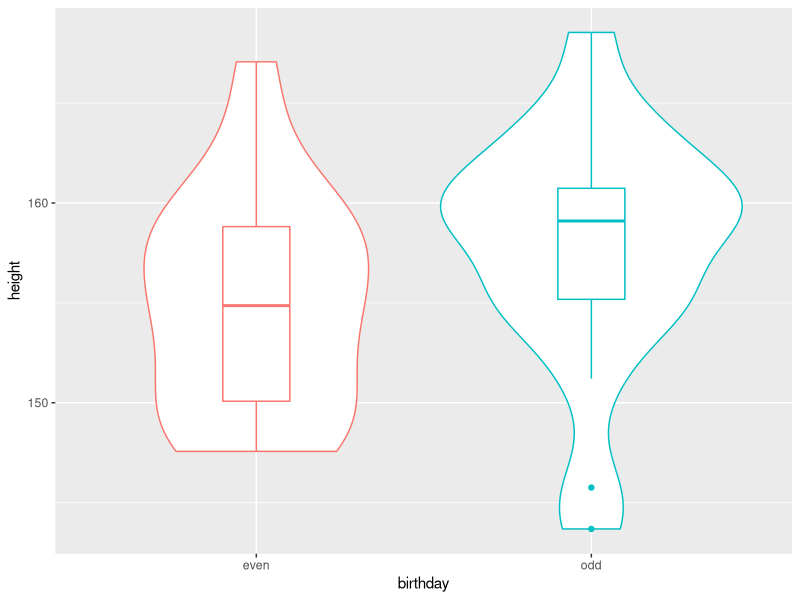
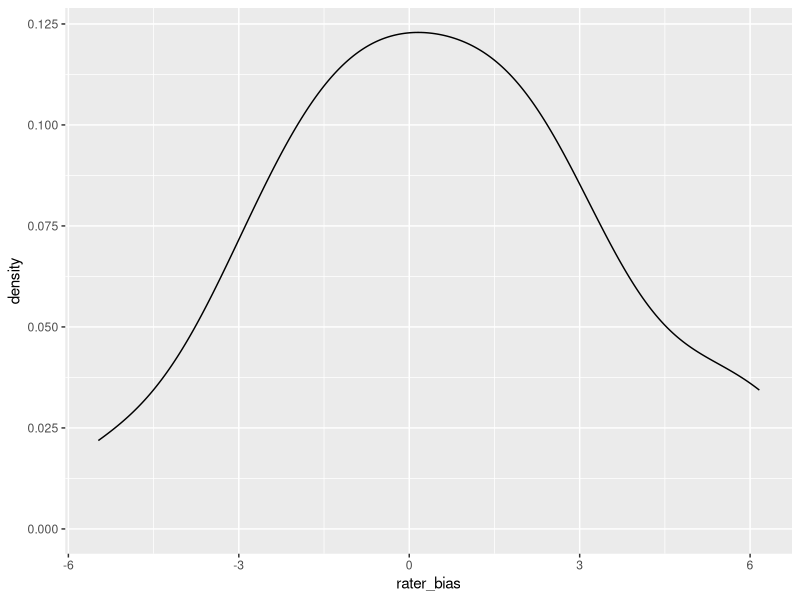
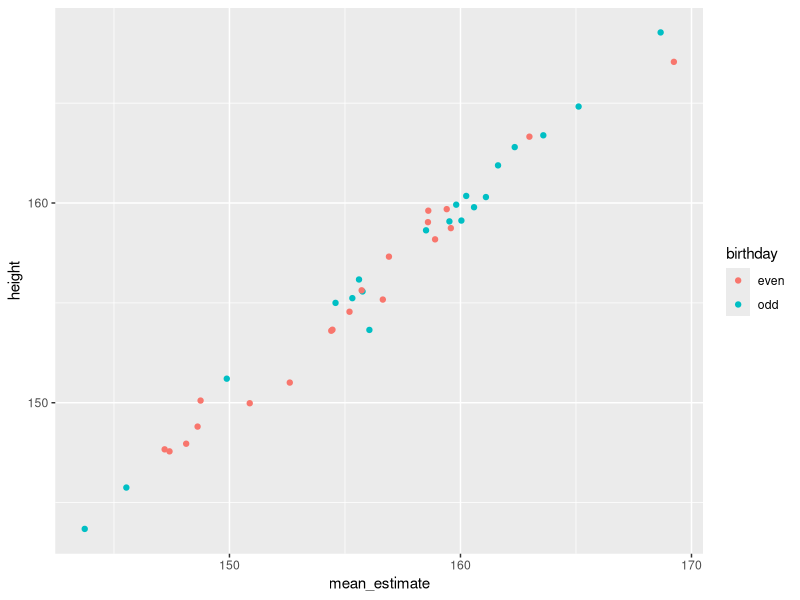

Source code (R) for these figures, in order:
## ---- chunk 1
knitr::opts_chunk$set(echo = TRUE)
options("scipen"=10, "digits"=4)
## ---- chunk 2
library(tidyverse)
library(lmerTest)
set.seed(90210)
## ---- chunk 3
stim_n <- 20
# height stats from https://journals.plos.org/plosone/article?id=10.1371/journal.pone.0018962
height_m <- 158.1
height_sd <- 5.7

stim <- tibble(
  stim_id = 1:(stim_n*2),
  birthday = rep(c("odd", "even"), stim_n),
  height = rnorm(stim_n*2, height_m, height_sd)
)
## ---- chunk 4
abs_diff <- stim %>%
  group_by(birthday) %>%
  summarise(h = mean(height)) %>%
  spread(birthday, h) %>%
  mutate(diff = abs(even - odd)) %>%
  pull(diff) %>%
  round(2)
## ---- chunk 5
stim %>%
  ggplot(aes(birthday, height, color = birthday)) + 
  geom_violin(show.legend = FALSE) +
  geom_boxplot(width = 0.2, show.legend = FALSE)
## ---- chunk 6
t.test(stim$height ~ stim$birthday)
## ---- chunk 7
rater_n <- 20
rater_bias_sd <- 2

rater <- tibble(
  rater_id = 1:rater_n,
  rater_bias = rnorm(rater_n, 0, rater_bias_sd)
)
## ---- chunk 8
ggplot(rater, aes(rater_bias)) + geom_density()
## ---- chunk 9
dat <- expand.grid(
  rater_id = rater$rater_id,
  stim_id = stim$stim_id
) %>%
  left_join(rater, by = "rater_id") %>%
  left_join(stim, by = "stim_id") %>%
  mutate(
    error = rnorm(nrow(.), 0, 4),
    estimate = height + rater_bias + error
  )
## ---- chunk 10

dat_agg_by_stim <- dat %>%
  group_by(stim_id, birthday, height) %>%
  summarise(mean_estimate = mean(estimate))
## ---- chunk 11
dat_agg_by_stim %>%
  ggplot(aes(mean_estimate, height, color = birthday)) + 
  geom_point()
## ---- chunk 12
t.test(dat_agg_by_stim$mean_estimate ~ dat_agg_by_stim$birthday)
## ---- chunk 13
dat_agg_by_rater <- dat %>%
  group_by(rater_id, birthday) %>%
  summarise(mean_estimate = mean(estimate)) %>%
  spread(birthday, mean_estimate)

t.test(dat_agg_by_rater$odd, dat_agg_by_rater$even, paired = TRUE)
## ---- chunk 14
# effect-code birthday
dat$birthday.e <- recode(dat$birthday, "odd" = 0.5, "even" = -0.5)

mod <- lmer(estimate ~ birthday.e +
              # random slope for effect of birthday, random intercept for rater bias
              (1 + birthday.e || rater_id) + 
              # random intercept for variation in stim height
              (1 | stim_id), 
            data = dat)

summary(mod)
